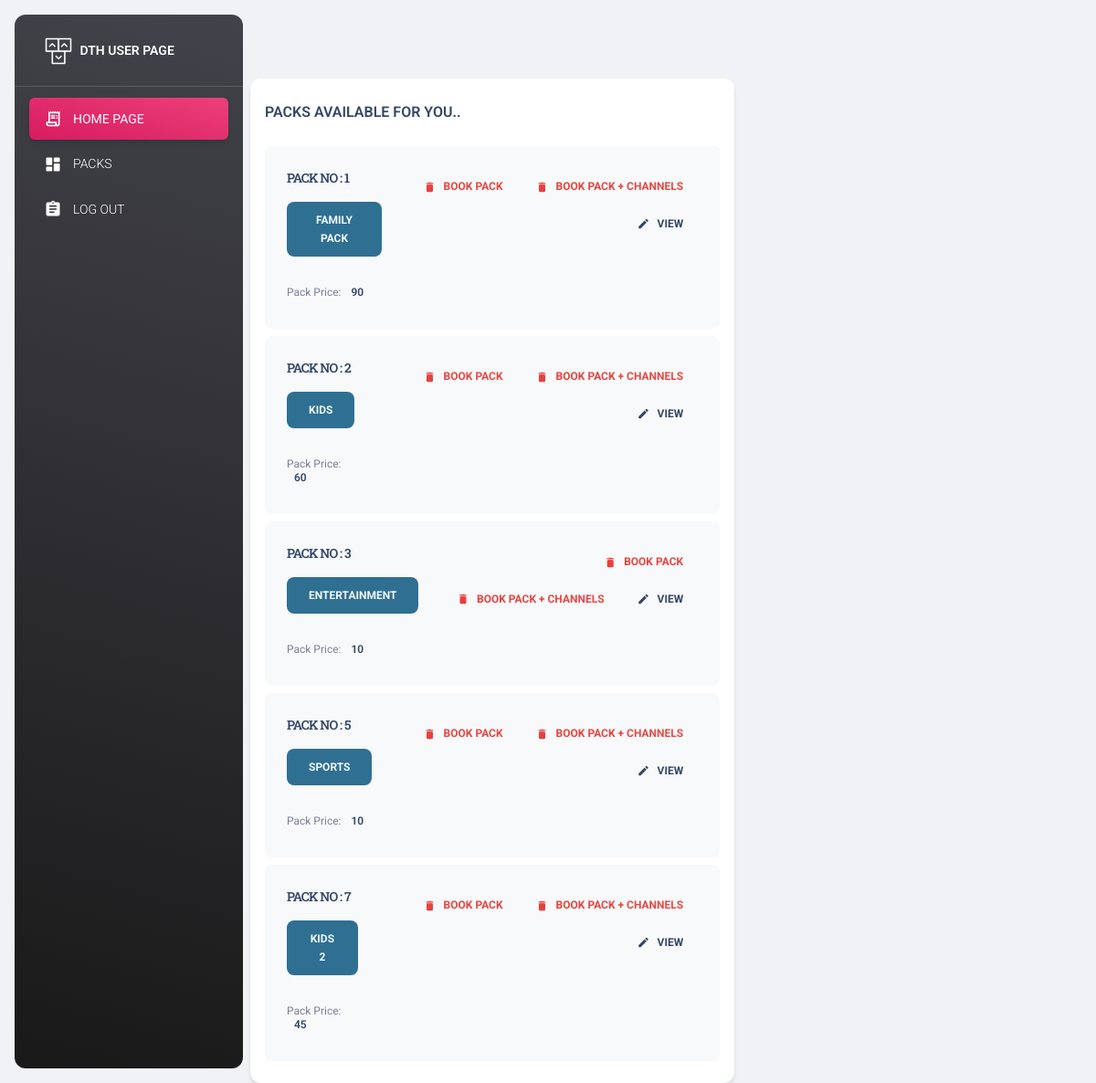
The page /user_packs (signed in) on the database its author committed.
### ddh/models.py (models this page shows, shortened)
class Pack(models.Model):
    packname=models.CharField(max_length=100)
    pack_type=models.CharField(max_length=50)
    price=models.IntegerField()

### ddh/views.py (the view)
# urls.py: path('user_packs',views.user_packs,name="user_packs"),
def user_packs(request):
    if 'email' in request.session:
        data=Pack.objects.all()
        context={
        'data': data
        }
        return render(request,'user_packs.html',context)

### ddh/templates/user_packs.html (shortened to what this page needs)
{% extends 'home.html' %}
{% block content %}
<div class="row">
    <div class="col-md-7 mt-4">
      <div class="card">
        <div class="card-header pb-0 px-3">
          <h6 class="mb-0">PACKS AVAILABLE FOR YOU..</h6>
        </div>
        <div class="card-body pt-4 p-3">
          <ul class="list-group">
            {% for i in data %}
            {% if i.pack_type != 'user_choice' %}
            <li class="list-group-item border-0 d-flex p-4 mb-2 bg-gray-100 border-radius-lg">
              <div class="d-flex flex-column">
                <h3 class="mb-3 text-sm"> PACK NO : {{ forloop.counter }} </h3>
                <h6 class="mb-3 text-sm"><button style="background-color:rgb(47, 111, 146);color:aliceblue" class="btn" >{{ i.packname }} </button></h6>
                <span class="mb-2 text-xs">Pack Price: <span class="text-dark font-weight-bold ms-sm-2">{{ i.price }}</span></span>
              </div>
              <div class="ms-auto text-end">
                <a class="btn btn-link text-danger text-gradient px-3 mb-0" href="{% url 'pack_booking' id=i.id %}"><i class="material-icons text-sm me-2">delete</i>BOOK PACK</a>
                <a class="btn btn-link text-danger text-gradient px-3 mb-0" href="{% url 'pack_channel' id=i.id %}"><i class="material-icons text-sm me-2">delete</i>BOOK PACK + CHANNELS</a>
                <a class="btn btn-link text-dark px-3 mb-0" href="{% url 'user_view_pack' id=i.id %}"><i class="material-icons text-sm me-2">edit</i>VIEW</a>
              </div>
            </li>
            {% endif %}
            {% endfor %}
          </ul>
        </div>
      </div>
    </div>
{% endblock %}

### rows shown on the page
Pack: packname "FAMILY PACK", price "90"
Pack: packname "KIDS", price "60"
Pack: packname "ENTERTAINMENT", price "10"
Pack: packname "SPORTS", price "10"
Pack: packname "KIDS 2", price "45"
